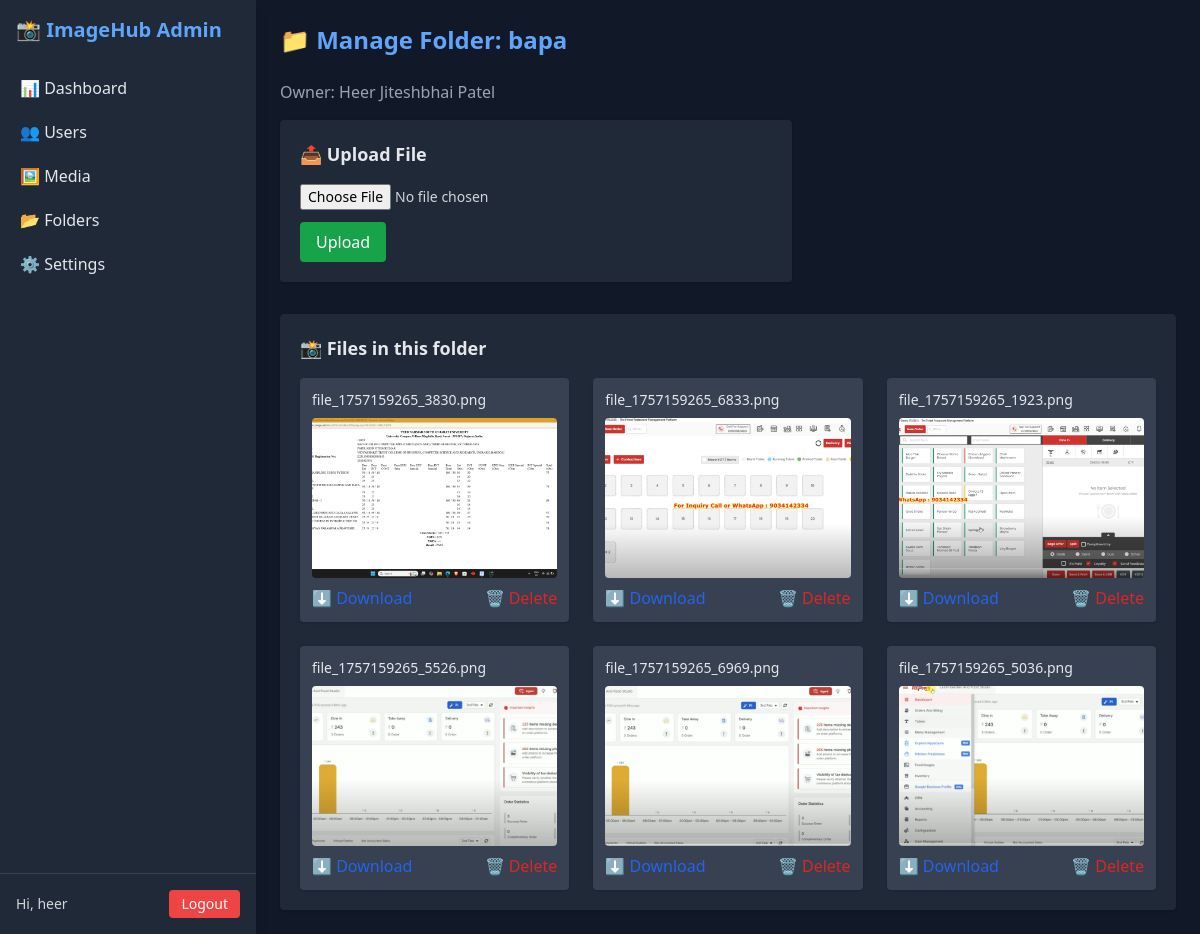
Screenshot of /admin/folder_manage.php?id=1 (signed in) with the database file from the repository.
### tables this page shows
CREATE TABLE `folders` (
  `id` int(11) NOT NULL,
  `user_id` int(11) NOT NULL,
  `folder_name` varchar(255) NOT NULL,
  `folder_path` varchar(500) NOT NULL,
  `created_at` timestamp NOT NULL DEFAULT current_timestamp()
);

CREATE TABLE `users` (
  `id` int(11) NOT NULL,
  `name` varchar(100) NOT NULL,
  `email` varchar(100) NOT NULL,
  `password` varchar(255) NOT NULL,
  `created_at` datetime DEFAULT current_timestamp(),
  `profile_photo` varchar(255) DEFAULT NULL,
  `is_banned` tinyint(1) DEFAULT 0
);

CREATE TABLE `photos` (
  `id` int(11) NOT NULL,
  `user_id` int(11) NOT NULL,
  `filename` varchar(255) NOT NULL,
  `file_type` enum('image','video') NOT NULL,
  `uploaded_at` datetime DEFAULT current_timestamp(),
  `folder_id` int(11) DEFAULT NULL
);

### admin/folder_manage.php (the view, shortened to what this page needs)
<?php
include '../config/db.php';
$folder_id = intval($_GET['id']);
$stmt = $pdo->prepare("SELECT f.*, u.name AS owner
                       FROM folders f
                       JOIN users u ON f.user_id=u.id
                       WHERE f.id = ?");
$stmt->execute([$folder_id]);
$folder = $stmt->fetch(PDO::FETCH_ASSOC);
$folder_path = $folder['folder_path'];
$owner = $folder['owner'];
$file_stmt = $pdo->prepare("SELECT * FROM photos WHERE folder_id = ? ORDER BY uploaded_at DESC");
$file_stmt->execute([$folder_id]);
$files = $file_stmt->fetchAll(PDO::FETCH_ASSOC);
?>
<!DOCTYPE html>
<html lang="en" class="dark">
<head>
  <script src="https://cdn.tailwindcss.com"></script>
</head>
<body class="flex bg-gray-100 dark:bg-gray-900 text-gray-800 dark:text-gray-200 min-h-screen">
<?php include 'sidebar.php'; ?>
<main class="flex-1 p-6">
  <h1 class="text-2xl font-bold mb-6 text-blue-600 dark:text-blue-400">📁 Manage Folder: <?= htmlspecialchars($folder['folder_name']) ?></h1>
  <p class="mb-4 text-gray-600 dark:text-gray-400">Owner: <?= htmlspecialchars($owner) ?></p>
  <div class="mb-8 bg-white dark:bg-gray-800 p-5 rounded shadow max-w-lg">
    <h2 class="text-lg font-semibold mb-4">📤 Upload File</h2>
    <form method="POST" enctype="multipart/form-data" class="space-y-3">
      <input type="file" name="file" required class="block w-full text-sm text-gray-600 dark:text-gray-300">
      <button type="submit" class="bg-green-600 hover:bg-green-700 text-white px-4 py-2 rounded">Upload</button>
    </form>
  </div>
  <div class="bg-white dark:bg-gray-800 p-5 rounded shadow">
    <h2 class="text-lg font-semibold mb-4">📸 Files in this folder</h2>
    <?php if (empty($files)): ?>
      <p class="text-gray-500">No files uploaded yet.</p>
    <?php else: ?>
      <div class="grid grid-cols-1 sm:grid-cols-2 md:grid-cols-3 gap-6">
        <?php foreach ($files as $file):
          $file_path = $folder_path . "/" . $file['filename'];
          $ext = strtolower(pathinfo($file['filename'], PATHINFO_EXTENSION));
        ?>
          <div class="bg-gray-100 dark:bg-gray-700 p-3 rounded shadow">
            <p class="truncate text-sm mb-2"><?= htmlspecialchars($file['filename']) ?></p>
            <?php if (in_array($ext, ['jpg','jpeg','png','gif','webp','jfif'])): ?>
              <img src="<?= str_replace('../','',$file_path) ?>" class="w-full h-40 object-cover rounded mb-2" alt="">
            <?php elseif (in_array($ext, ['mp4','mov','avi','mkv','webm'])): ?>
              <video controls class="w-full h-40 rounded mb-2">
                <source src="<?= str_replace('../','',$file_path) ?>" type="video/<?= $ext ?>">
              </video>
            <?php else: ?>
              <div class="bg-gray-300 text-gray-700 text-sm p-3 rounded mb-2">📄 <?= strtoupper($ext) ?> File</div>
            <?php endif; ?>
            <div class="flex justify-between">
              <a href="<?= str_replace('../','',$file_path) ?>" download class="text-blue-600 hover:underline">⬇ Download</a>
              <a href="delete_file.php?id=<?= $file['id'] ?>&folder=<?= $folder_id ?>" class="text-red-600 hover:underline">🗑 Delete</a>
            </div>
          </div>
        <?php endforeach; ?>
      </div>
    <?php endif; ?>
  </div>
</main>
</body>
</html>

### admin/sidebar.php (shortened to what this page needs)
<?php
include '../config/db.php';
$currentPage = basename($_SERVER['PHP_SELF']);
$admin_name = 'Admin';
if (!empty($_SESSION['admin_id'])) {
    $admin_id = $_SESSION['admin_id'];
    $stmt = $pdo->prepare("SELECT name FROM admins WHERE id = ?");
    $stmt->execute([$admin_id]);
    $admin = $stmt->fetch();
    if ($admin) {
        $admin_name = $admin['name'];
    }
}
?>
<!DOCTYPE html>
<html lang="en" class="dark">
<head>
  <script src="https://cdn.tailwindcss.com"></script>
</head>
<body class="bg-gray-100 dark:bg-gray-900 text-gray-800 dark:text-gray-200 min-h-screen flex">
<aside id="sidebar" class="fixed md:static z-40 top-0 left-0 w-64 bg-white dark:bg-gray-800 h-full md:h-auto transform -translate-x-full md:translate-x-0 transition-transform duration-300 ease-in-out shadow-lg flex flex-col pt-20 md:pt-4">
  <div class="hidden md:block text-xl font-bold mb-6 px-4 text-blue-600 dark:text-blue-400">
    📸 ImageHub Admin
  </div>
  <nav class="flex-1 space-y-1 px-2">
    <a href="dashboard.php" class="block py-2 px-3 rounded <?= $currentPage === 'dashboard.php' ? 'bg-blue-100 dark:bg-gray-700 font-semibold' : 'hover:bg-blue-50 dark:hover:bg-gray-700' ?>">📊 Dashboard</a>
    <a href="users.php" class="block py-2 px-3 rounded <?= $currentPage === 'users.php' ? 'bg-blue-100 dark:bg-gray-700 font-semibold' : 'hover:bg-blue-50 dark:hover:bg-gray-700' ?>">👥 Users</a>
    <a href="photos.php" class="block py-2 px-3 rounded <?= $currentPage === 'photos.php' ? 'bg-blue-100 dark:bg-gray-700 font-semibold' : 'hover:bg-blue-50 dark:hover:bg-gray-700' ?>">🖼 Media</a>
    <a href="create_folder.php" class="block py-2 px-3 rounded <?= $currentPage === 'folders.php' ? 'bg-blue-100 dark:bg-gray-700 font-semibold' : 'hover:bg-blue-50 dark:hover:bg-gray-700' ?>">📂 Folders</a>
    <a href="settings.php" class="block py-2 px-3 rounded <?= $currentPage === 'settings.php' ? 'bg-blue-100 dark:bg-gray-700 font-semibold' : 'hover:bg-blue-50 dark:hover:bg-gray-700' ?>">⚙️ Settings</a>
  </nav>
  <div class="p-4 border-t border-gray-200 dark:border-gray-700 text-sm">
    <div class="flex justify-between items-center">
      <span class="text-gray-600 dark:text-gray-300">Hi, <?= htmlspecialchars($admin_name) ?></span>
      <a href="../auth/logout.php" class="bg-red-500 text-white px-3 py-1 rounded hover:bg-red-600">Logout</a>
    </div>
  </div>
</aside>
</body>
</html>

### rows the page displays
folders: folder_name "bapa", user.name "Heer Jiteshbhai Patel"
photos: filename "file_1757159265_3830.png", folder+filename (picture)
photos: filename "file_1757159265_6833.png", folder+filename (picture)
photos: filename "file_1757159265_1923.png", folder+filename (picture)
photos: filename "file_1757159265_5526.png", folder+filename (picture)
photos: filename "file_1757159265_6969.png", folder+filename (picture)
photos: filename "file_1757159265_5036.png", folder+filename (picture)

### other values shown
$admin_name "heer"
